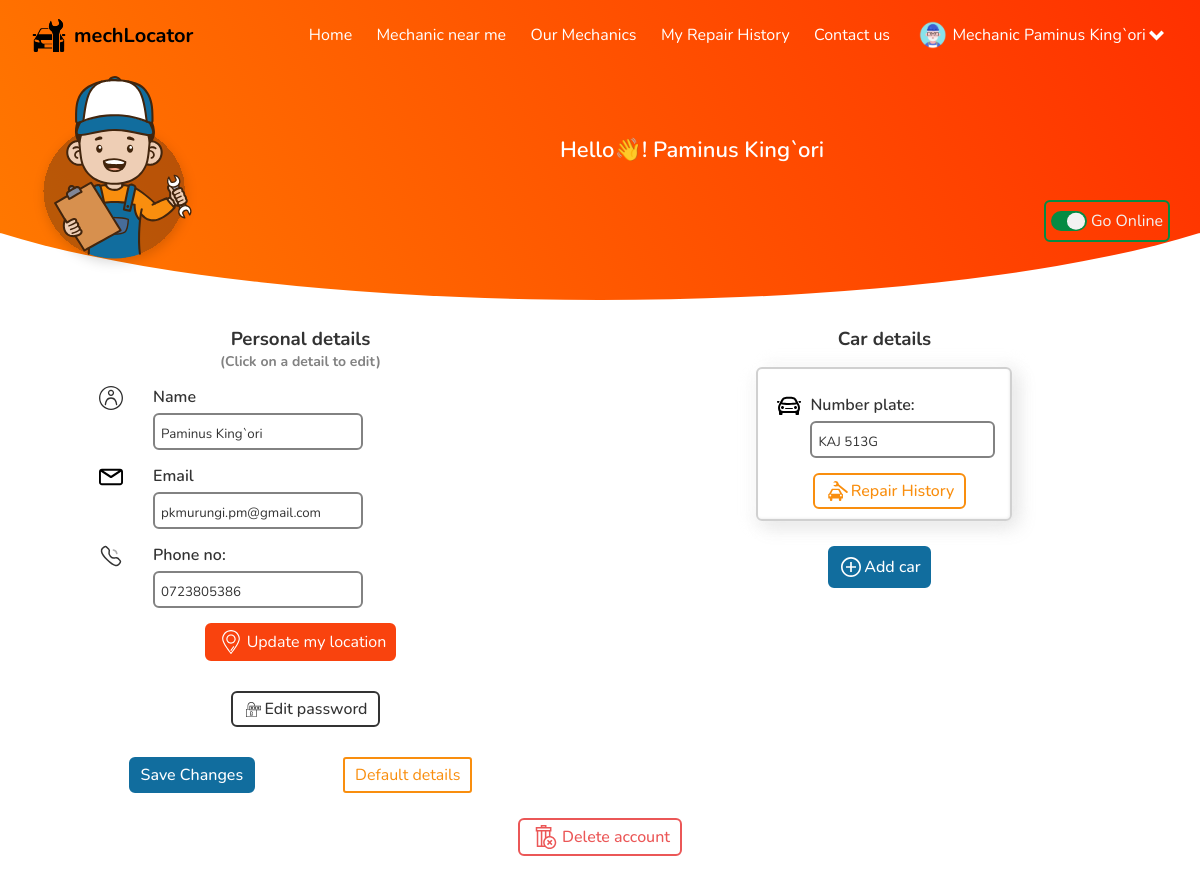
The app's page /userProfile.php (signed in) with its own data.
### tables this page shows
CREATE TABLE `users` (
  `name` varchar(200) NOT NULL,
  `email` varchar(250) NOT NULL,
  `phone` varchar(20) NOT NULL,
  `password` varchar(250) NOT NULL,
  `is_mech` varchar(10) NOT NULL DEFAULT 'NO',
  `user_id` int(11) NOT NULL,
  `availability` varchar(10) NOT NULL DEFAULT 'YES'
);

CREATE TABLE `cars` (
  `user_id` int(11) NOT NULL,
  `num_plate` varchar(50) NOT NULL
);

### userProfile.php (the view, shortened to what this page needs)
<?php include 'php/connect.php';
  $name = '';
  $email = '';
  $phone = '';
?>
<?php include 'php/header.php'; ?>
<!DOCTYPE html>
<html lang="en" dir="ltr">
  <head>
    <link rel="stylesheet" href="css/home.css">
    <link rel="stylesheet" href="css/nav.css">
    <link rel="stylesheet" href="css/profile.css">
  </head>
  <body>
    <?php
    if(isset($_SESSION['name'])){
      $user_id = $_SESSION['user_id'];
      $selectUser = "SELECT * FROM users  WHERE user_id='$user_id' ";
      $selectCar = "SELECT * FROM cars WHERE user_id='$user_id'";
      $receivedCar = mysqli_query($connection,$selectCar);
      $received = mysqli_query($connection,$selectUser);
          if(!$received){
            echo "msqli error" .mysqli_error($connection);
          }
          else{
            $row =mysqli_num_rows($received);
            $received = mysqli_fetch_assoc($received);
            if($row>0)
            {
              $name = $received['name'];
              $email = $received['email'];
              $phone = $received['phone'];
              $avaiStatus = $received['availability'];
            }
          }
        if(!$receivedCar){
          echo "msqli error" .mysqli_error($connection);
        }
        else{
          $row =mysqli_num_rows($receivedCar);
          $receivedCar = mysqli_fetch_assoc($receivedCar);
          if($row>0)
          {
            $num_plate = $receivedCar['num_plate'];
          }
          else{
            $num_plate = 0;
          }
        }
    }
    else{
      header("location:login.php");
    }
    ?>
    <main>
<aside class="bgPattern circleBg">
  <?php
  if(isset($_SESSION['mechId'])){
    echo '
    <img src="icons/mech-notebook.svg" class="user-img mech-img" alt="image">
    ';
  }
  else{
    echo'
    <img src="icons/user.svg" class="user-img" alt="image">
    ';
  }
  ?>
  <h3>Hello👋!   <?php echo $_SESSION['name']; ?>  </h3>
  <?php
          if(isset($_SESSION['mechId'])){
            echo '
            <form method="post" action="" class="avai-form">
            ';
            if($avaiStatus =='YES'){
              echo ' <button type="submit" class="go-btn flex-wrap" name="avai-btn">
              <aside class="toggle-btn">
                  <aside class="white-circle" id="circle"></aside>
              </aside>
                Go offline</button>
                </form>
                ';
           }
           else{
              echo '
              <button type="submit" class="go-btn flex-wrap greenBorder" name="on-btn">
              <aside class="toggle-btn online-toggle">
                <aside class="white-circle online-circle" id="circle"></aside>
                </aside>
                Go Online</button>
                </form>
                ';
           }
          }
          ?>
</aside>
    <section class="flex-wrap holder-sect">
      <section class="prof-sect">
        <h3>Personal details</h3>
        <h4>(Click on a detail to edit)</h4>
        <form action="" method="post">
          <article class="detail">
            <img src="icons/user-dark.svg" alt="Username" class="icon">
            <div class="input-grp">
              <label for="name">Name</label>
              <div class="">
              <input type="name" name="name" id="name" required value="<?php echo $name; ?>" class="input-elmt">
              </div>
            </div>
          </article>
          <article class="detail">
            <img src="icons/email-svgrepo-com.svg" alt="email" class="icon">
            <div class="input-grp">
              <label for="email">Email</label>
              <div class="">
              <input type="email" name="email" id="email" required value="<?php echo $email; ?>" class="input-elmt">
              </div>
            </div>
          </article>
          <article class="detail">
            <img src="icons/call-grey.svg" alt="Username" class="icon">
            <div class="input-grp">
              <label for="phone">Phone no:</label>
              <div class="">
              <input type="number" name="phone" id="phone" required value="<?php echo $phone; ?>" class="input-elmt">
              </div>
            </div>
          </article>
           <?php
          if(isset($_SESSION['mechId'])){
            echo '
            <article class="detail">
            <form action="" method="post" onsubmit="fetchLoc()">
                  <input type="hidden" name="long" id="long-cord" required>
                  <input type="hidden" name="lat" id="lat-cord" required>
                  <button class="current-loc-btn" type="submit" onclick="fetchLoc()" name="locUpdate">
                    <img src="icons/location.svg" alt="location" class="icon">
                    Update my location
                  </button>
              </form>
          </article>';
          }
          ?>
          <article class="detail">
            <button type="button" name="button" class="edit-btn edit-pwd flex-wrap" onclick="openPop('pwd-pop')">
              <img src="icons/password.svg" alt="password" class="icon">
              Edit password
             </button>
          </article>
          <article class="detail flex-wrap">
              <button type="submit" name="saveBtn" class="save-changes">Save Changes</button>
             <a href="#"> <button class="cancel-btn">Default details</button> </a>
          </article>
        </form>
      </section>
      <section class="prof-sect">
          <h3>Car details</h3>
          <div class="flex-wrap">
          <?php
          if($num_plate ==0){
            echo "No car added yet";
          }
          else{
            $selectAllCar = "SELECT * FROM cars WHERE user_id = '$user_id'";
            $carsOwned = mysqli_query($connection,$selectAllCar);
            if(!$carsOwned){
          echo "msqli error" .mysqli_error($connection);
            }
            else{
              while($row1 = mysqli_fetch_array($carsOwned)){
                echo '
                <div class="car-detail">
                <article class="detail">
                  <img src="icons/car.svg" alt="Username" class="icon">
                  <div class="input-grp">
                    <label for="car_plate">Number plate:</label>
                    <div class="flex-wrap">
                      <input type="text" name="car_plate" required value="' .$row1["num_plate"].'" class="input-elmt uppercase" readonly>
                      <button type="button" class="edit-btn flex-wrap">
                        Edit
                        <img src="icons/edit.svg" alt="edit" class="icon">
                      </button>
                    </div>
                  </div>
                </article>
                <a href="repairHistory.php">
                <button type="button" name="button" class="repair-btn flex-wrap">
                  <img src="icons/repair.svg" alt="repair" class="icon">
                  Repair History</button>
                </a>
              </div>
                ';
              }
            }
          }
          ?>
         </div>
          <button type="button" class="add-btn flex-wrap" onclick="openPop('car-pop')">
            <img src="icons/plus.svg" alt="add" class="icon">
            Add car
          </button>
        </section>
    </section>
    <form action="" method="post">
        <button type="submit" name="del-account" class="del-btn flex-wrap">
          <img src="icons/delete-red.svg" alt="add" class="icon">
          Delete account
        </button>
    </form>
    </main>
  </body>
</html>

### css/home.css (style rules this page uses)
:root { --highlightBlue : #1242C5; --textGreyish: #333333; --orangeColor: #F98E0E; --regBtnBlue: #116D9E; --deepOrange: #F9430E; --veryLightGrey: #F2F2F2; --green: #058B43; --blue: #116D9E; --skyBlue: #0F8CB5; --lightOrange: #FFB40C; --lightRed: #FF537C; --f3White: #F3F3F3; --red: #EB5757; --orangeLinear: linear-gradient(240.86deg, #FF2E00 4.93%, #FF8B00 112.94%); --bRadius: 6px; --inputPadding: 10px 10px 5px 10px; --lightGrey1: #707070; --greenColor: #2EF873; --horizontalLine: #D0D0D0; --grey3: #828282; --grey2Box: #4F4F4F; --darkerShadow: -7px 7px 14px rgba(229, 229, 229, 0.2), 7px -7px 14px rgba(229, 229, 229, 0.2), -7px -7px 14px rgba(255, 255, 255, 0.9), 7px 7px 18px rgba(229, 229, 229, 0.9), inset 1px 1px 2px rgba(255, 255, 255, 0.3), inset -1px -1px 2px rgba(229, 229, 229, 0.5); --lightShadow: -7px 7px 14px rgba(242, 242, 242, 0.2), 7px -7px 14px rgba(242, 242, 242, 0.2), -7px -7px 14px rgba(255, 255, 255, 0.9), 7px 7px 18px rgba(242, 242, 242, 0.9), inset 1px 1px 2px rgba(255, 255, 255, 0.3), inset -1px -1px 2px rgba(242, 242, 242, 0.5); --bgcolor: #f3f3f3; --purple-gradient: linear-gradient(268.26deg, #ED0A25 23.76%, #F80AC3 78.07%); --black-text-shadow: 1px 2px 10px #0000008f; --highlightBlue: hsl(224, 83%, 42%); --highlightBlueHover: hsl(224, 86%, 28%); --grayish: hsl(0, 1%, 16%); --lightPink :hsl(346, 100%, 66%); --brightRed: hsl(356, 97%, 55%); --faintGray: hsl(0, 1%, 52%); --f3White: hsl(0, 0%, 95%); --placeholderC: hsla(0, 0%, 100%, 0.66); --btnPadding: 4px 28px; --popUpBg: hsla(0, 0%, 7%, 0.95); --inputBg: hsl(0, 0%, 16%); --toggleBG:hsl(230, 22%, 74%); --whiteBg: hsl(0, 0%, 100%); }
* { font-family: 'Nunito', sans-serif; color: var(--textGreyish); box-sizing: border-box; margin: 0; padding: 0; scroll-behavior: smooth; }
button { cursor: pointer; }
a { text-decoration: none; }
body { margin: 0;position: relative;padding-bottom: 1rem; }
.go-btn { background: unset; border-color: #333333; padding: 8px 5px; border-radius: var(--bRadius); border: 2px solid #333333; color: var(--f3White); font-size: 16px; }
.icon { width: 24px; height: 24px; margin: 0 4px; }
.add-btn { padding: 8px! important; margin: 10px; }
.rent-out, .flex-wrap { display: flex; flex-wrap: wrap; justify-content: space-around; align-items: center; }
.cancel-btn { border-radius: 3px; padding: 5px 10px; font-size: 16px; cursor: pointer; transition: 0.1s; background: none; border: 2px solid var(--orangeColor); color: var(--orangeColor); }
.uppercase { text-transform: uppercase; }

### css/nav.css (style rules this page uses)
.input-grp { display: grid; grid-row-gap: 5px; margin: 13px 0; }
.input-elmt { border: 2px solid var(--grey3); padding: 10px 6px 5px 6px; border-radius: var(--bRadius); max-width: 300px; width: 100%; }
.input-grp { margin: unset; margin-left:5px; flex-grow: 0.8; }
.input-grp label { font-weight: 600; }
.input-elmt { max-width: 210px; }
.edit-btn, .repair-btn, .add-btn, .del-btn, .save-changes { padding: 5px 10px; border-radius: var(--bRadius); border: 2px solid var(--textGreyish); background: white; margin-left: 10px; font-weight: 500; font-size: 16px; }
.edit-btn .icon, .repair-btn .icon, .add-btn .icon { width: 20px; height: 20px; margin: 0 3px; }
.edit-btn { margin-top: unset; display: none; }
.edit-pwd { display: flex; }
.edit-pwd .icon { width: 15px; height: 15px; }
.repair-btn { color: var(--orangeColor); border-color: var(--orangeColor); width: max-content; }
.add-btn, .save-changes { background: var(--blue); border-color: var(--blue); color: white; margin-left: unset; }
.del-btn { color: var(--red); width: max-content; border-color: var(--red); margin: auto; }

### records on screen
users: name "Paminus King`ori", email "pkmurungi.pm@gmail.com", phone "0723805386"
cars: car_plate "KAJ 513G"

### other values on screen
$mech "Mechanic"
$_SESSION['name'] "Paminus King`ori"
